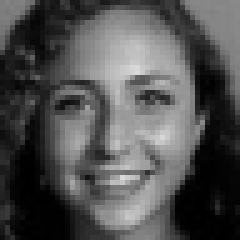
#> input picture FaceExtract/crop_dest/00001.jpg, 48 x 48 px, given in place of 00001.jpg00001.jpg, which was not available (shown 5 times larger)
$ python face_extract.py --file crop_dest/00001.jpg --dest out.png
#> lines starting #> are read from the running program, lines starting #| are printed output that depends on the picture; after the words box and inside, x2 and y2 are one past the last pixel; in counts of white or black regions, pixels touching at a corner belong together; pictures that were not available may be replaced by others from this repository, and a replacement may not be noted
import cv2
import sys
import os
import argparse

CASCADE = "Face_cascade.xml"


dim = (48, 48)
FACE_CASCADE = cv2.CascadeClassifier(CASCADE)

ap = argparse.ArgumentParser()

ap.add_argument("-s", "--file", required=True, type=str, help="path to folder contening files")

ap.add_argument("-d", "--dest", required=True, type=str, help="destination path of Extracted data")

args = vars(ap.parse_args())

temp = 0
if not args["dest"] in os.listdir("."):
    os.mkdir(args["dest"])
else:
    pass


directory = os.fsencode(args["file"])

for file in os.listdir(directory):
    filename = args["file"] + os.fsdecode(file)

    image = cv2.imread(filename)
#> image is the input picture: shape (48, 48, 3); min 0, max 219, mean 81
    # print(image)
    # cv2.imshow("data", image)

    image_grey = cv2.cvtColor(image, cv2.COLOR_BGR2GRAY)

    faces = FACE_CASCADE.detectMultiScale(image_grey, scaleFactor=1.16, minNeighbors=5, minSize=(25, 25), flags=0)
#> faces = [[6, 6, 36, 36]]
    for x, y, w, h in faces:
        sub_img = image[y - 10:y + h + 10, x - 10:x + w + 10]
        os.chdir(args["dest"])
        temp = temp + 1
        sub_img = cv2.resize(sub_img, dim, interpolation=cv2.INTER_AREA)

        sub_img = cv2.cvtColor(sub_img, cv2.COLOR_BGR2GRAY)

        cv2.imwrite("0000" + str(temp) + ".jpg", sub_img)
        print("image in process " + str(temp))
        os.chdir("../")
        cv2.rectangle(image, (x, y), (x + w, y + h), (255, 255, 0), 2)
#> this loop made 1 pass
#> (x, y, w, h, temp) on pass 1: (6, 6, 36, 36, 1)
#| image in process 1
#> pass 1, `sub_img = cv2.resize(sub_img, dim, interpolation=cv2.INTER_AREA)`:
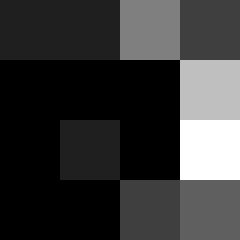
#> sub_img: shape (48, 48, 3) (shown 5 times larger); min 0, max 8, mean 1.75; drawn with min black and max white
#> after the loop:
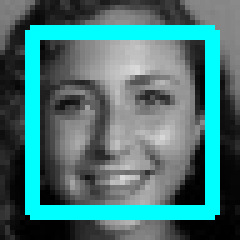
#> image: shape (48, 48, 3) (shown 5 times larger); 18.58% of pixels changed, all inside (x1, y1, x2, y2) = (5, 5, 44, 44)
#> after the loop, temp = 1

$ run again, on FaceExtract/dest/00003.jpg
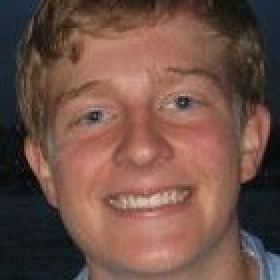
#> input picture FaceExtract/dest/00003.jpg, 140 x 140 px, given in place of 00003.jpg00003.jpg, which was not available (shown 2 times larger)
#> image is the input picture: shape (140, 140, 3); mean B, G, R 71.5, 81.1, 111.9
#> `image_grey = cv2.cvtColor(image, cv2.COLOR_BGR2GRAY)`:
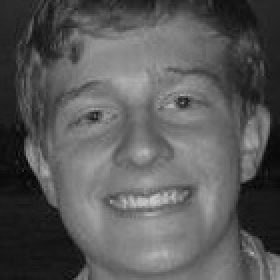
#> image_grey: shape (140, 140) (shown 2 times larger); min 2, max 202, mean 89.3
#> faces = [[12, 12, 114, 114]]
#> the loop `for x, y, w, h in faces:` made 1 pass
#> (x, y, w, h, temp) on pass 1: (12, 12, 114, 114, 1)
#> (printed output is left out)
#> after the loop `for x, y, w, h in faces:`:
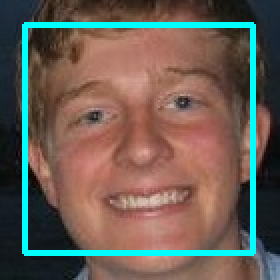
#> image: shape (140, 140, 3) (shown 2 times larger); 6.96% of pixels changed, all inside (x1, y1, x2, y2) = (11, 11, 128, 128)
#> after the loop `for x, y, w, h in faces:`: temp = 1

$ run again, on FaceExtract/source_folder/Gershowitz.jpg
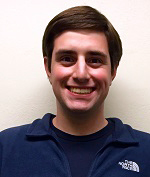
#> input picture FaceExtract/source_folder/Gershowitz.jpg, 150 x 177 px, given in place of Gershowitz.jpgGershowitz.jpg, which was not available
#> image is the input picture: shape (177, 150, 3); mean B, G, R 134.6, 130.7, 144.1
#> faces = [[37, 26, 86, 86]]
#> the loop `for x, y, w, h in faces:` made 1 pass
#> (x, y, w, h, temp) on pass 1: (37, 26, 86, 86, 1)
#> (printed output is left out)
#> pass 1, `sub_img = image[y - 10:y + h + 10, x - 10:x + w + 10]`:
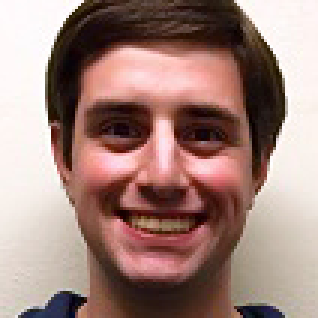
#> sub_img: shape (106, 106, 3) (shown 3 times larger); mean B, G, R 123.7, 131.2, 160.7
#> after the loop `for x, y, w, h in faces:`:
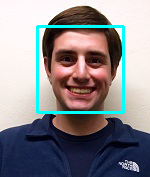
#> image: shape (177, 150, 3); 3.87% of pixels changed, all inside (x1, y1, x2, y2) = (36, 25, 125, 114)
#> after the loop `for x, y, w, h in faces:`: temp = 1

$ run again, on FaceExtract/source_folder/Jen Lenchner.png
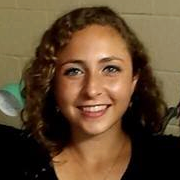
#> input picture FaceExtract/source_folder/Jen Lenchner.png, 180 x 180 px, given in place of Jen Lenchner.pngJen Lenchner.png, which was not available
#> image is the input picture: shape (180, 180, 3); mean B, G, R 50.3, 75.7, 99.4
#> faces = [[47, 31, 97, 97]]
#> the loop `for x, y, w, h in faces:` made 1 pass
#> (x, y, w, h, temp) on pass 1: (47, 31, 97, 97, 1)
#> (printed output is left out)
#> pass 1, `sub_img = image[y - 10:y + h + 10, x - 10:x + w + 10]`:
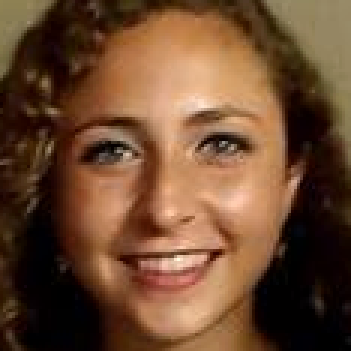
#> sub_img: shape (117, 117, 3) (shown 3 times larger); mean B, G, R 48.5, 73.4, 108.3
#> after the loop `for x, y, w, h in faces:`:
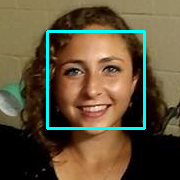
#> image: shape (180, 180, 3); 3.58% of pixels changed, all inside (x1, y1, x2, y2) = (46, 30, 146, 130)
#> after the loop `for x, y, w, h in faces:`: temp = 1
